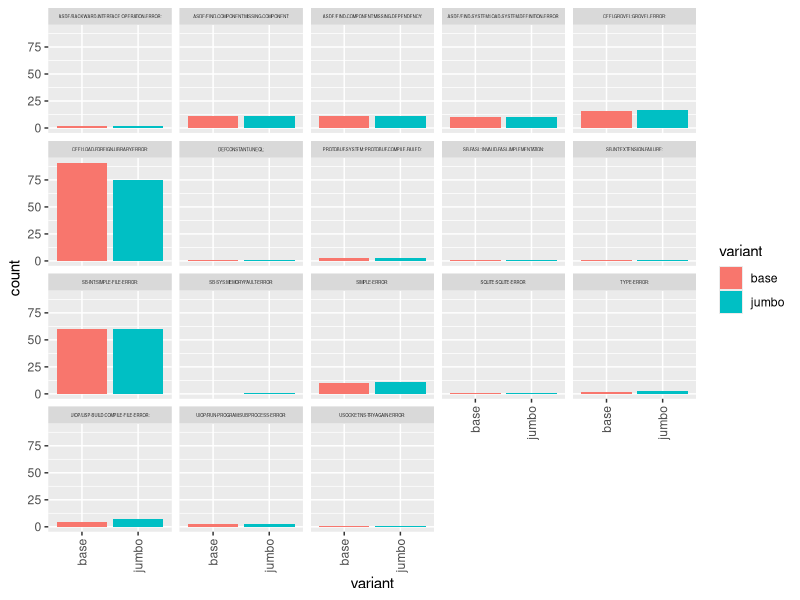

Write the R code that produced this figure.
library(dplyr)
library(ggplot2)
library(readr)

data <- read_csv("report.csv")
ggplot(filter(data, !is.na(reason)), aes(x=variant, fill=variant)) +
  geom_bar() +
  facet_wrap(~reason) +
  scale_x_discrete(guide = guide_axis(angle = 90)) +
  theme(strip.text = element_text(size = 3))

#(data %>% group_by(package) %>% summarize(answ=sum(status=="ok")/n())) %>%
#  ggplot(data, x=as.factor(anws)) + geom_bar()
